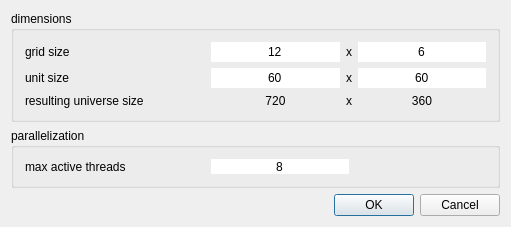
<?xml version="1.0" encoding="UTF-8"?>
<ui version="4.0">
 <class>ComputationGridDialog</class>
 <widget class="QDialog" name="ComputationGridDialog">
  <property name="geometry">
   <rect>
    <x>0</x>
    <y>0</y>
    <width>511</width>
    <height>211</height>
   </rect>
  </property>
  <property name="windowTitle">
   <string>computation grid</string>
  </property>
  <layout class="QGridLayout" name="gridLayout">
   <item row="0" column="0">
    <widget class="QGroupBox" name="groupBox">
     <property name="sizePolicy">
      <sizepolicy hsizetype="Preferred" vsizetype="Minimum">
       <horstretch>0</horstretch>
       <verstretch>0</verstretch>
      </sizepolicy>
     </property>
     <property name="minimumSize">
      <size>
       <width>0</width>
       <height>0</height>
      </size>
     </property>
     <property name="title">
      <string>dimensions</string>
     </property>
     <layout class="QGridLayout" name="gridLayout_2">
      <item row="0" column="0">
       <widget class="QLabel" name="label_4">
        <property name="text">
         <string>grid size</string>
        </property>
       </widget>
      </item>
      <item row="0" column="1">
       <widget class="QLineEdit" name="gridSizeXEdit">
        <property name="text">
         <string>12</string>
        </property>
        <property name="frame">
         <bool>false</bool>
        </property>
        <property name="alignment">
         <set>Qt::AlignCenter</set>
        </property>
       </widget>
      </item>
      <item row="0" column="2">
       <widget class="QLabel" name="label_5">
        <property name="text">
         <string>x</string>
        </property>
       </widget>
      </item>
      <item row="0" column="3">
       <widget class="QLineEdit" name="gridSizeYEdit">
        <property name="text">
         <string>6</string>
        </property>
        <property name="frame">
         <bool>false</bool>
        </property>
        <property name="alignment">
         <set>Qt::AlignCenter</set>
        </property>
       </widget>
      </item>
      <item row="1" column="0">
       <widget class="QLabel" name="label">
        <property name="text">
         <string>unit size</string>
        </property>
       </widget>
      </item>
      <item row="1" column="1">
       <widget class="QLineEdit" name="unitSizeXEdit">
        <property name="text">
         <string>60</string>
        </property>
        <property name="frame">
         <bool>false</bool>
        </property>
        <property name="alignment">
         <set>Qt::AlignCenter</set>
        </property>
       </widget>
      </item>
      <item row="1" column="2">
       <widget class="QLabel" name="label_2">
        <property name="text">
         <string>x</string>
        </property>
       </widget>
      </item>
      <item row="1" column="3">
       <widget class="QLineEdit" name="unitSizeYEdit">
        <property name="text">
         <string>60</string>
        </property>
        <property name="frame">
         <bool>false</bool>
        </property>
        <property name="alignment">
         <set>Qt::AlignCenter</set>
        </property>
       </widget>
      </item>
      <item row="2" column="0">
       <widget class="QLabel" name="label_7">
        <property name="minimumSize">
         <size>
          <width>180</width>
          <height>0</height>
         </size>
        </property>
        <property name="text">
         <string>resulting universe size</string>
        </property>
       </widget>
      </item>
      <item row="2" column="2">
       <widget class="QLabel" name="label_8">
        <property name="enabled">
         <bool>true</bool>
        </property>
        <property name="text">
         <string>x</string>
        </property>
       </widget>
      </item>
      <item row="2" column="1">
       <widget class="QLabel" name="universeSizeXLabel">
        <property name="text">
         <string>720</string>
        </property>
        <property name="alignment">
         <set>Qt::AlignCenter</set>
        </property>
       </widget>
      </item>
      <item row="2" column="3">
       <widget class="QLabel" name="universeSizeYLabel">
        <property name="text">
         <string>360</string>
        </property>
        <property name="alignment">
         <set>Qt::AlignCenter</set>
        </property>
       </widget>
      </item>
     </layout>
    </widget>
   </item>
   <item row="1" column="0">
    <widget class="QGroupBox" name="groupBox_4">
     <property name="sizePolicy">
      <sizepolicy hsizetype="Preferred" vsizetype="Minimum">
       <horstretch>0</horstretch>
       <verstretch>0</verstretch>
      </sizepolicy>
     </property>
     <property name="minimumSize">
      <size>
       <width>0</width>
       <height>60</height>
      </size>
     </property>
     <property name="title">
      <string>parallelization</string>
     </property>
     <layout class="QHBoxLayout" name="horizontalLayout">
      <item>
       <widget class="QLabel" name="label_6">
        <property name="minimumSize">
         <size>
          <width>180</width>
          <height>0</height>
         </size>
        </property>
        <property name="text">
         <string>max active threads</string>
        </property>
       </widget>
      </item>
      <item>
       <widget class="QLineEdit" name="maxThreadsEdit">
        <property name="text">
         <string>8</string>
        </property>
        <property name="frame">
         <bool>false</bool>
        </property>
        <property name="alignment">
         <set>Qt::AlignCenter</set>
        </property>
       </widget>
      </item>
      <item>
       <spacer name="horizontalSpacer">
        <property name="orientation">
         <enum>Qt::Horizontal</enum>
        </property>
        <property name="sizeHint" stdset="0">
         <size>
          <width>120</width>
          <height>20</height>
         </size>
        </property>
       </spacer>
      </item>
     </layout>
    </widget>
   </item>
   <item row="2" column="0">
    <widget class="QDialogButtonBox" name="buttonBox">
     <property name="orientation">
      <enum>Qt::Horizontal</enum>
     </property>
     <property name="standardButtons">
      <set>QDialogButtonBox::Cancel|QDialogButtonBox::Ok</set>
     </property>
    </widget>
   </item>
  </layout>
 </widget>
 <layoutdefault spacing="6" margin="11"/>
 <resources/>
 <connections>
  <connection>
   <sender>buttonBox</sender>
   <signal>rejected()</signal>
   <receiver>ComputationGridDialog</receiver>
   <slot>reject()</slot>
   <hints>
    <hint type="sourcelabel">
     <x>473</x>
     <y>188</y>
    </hint>
    <hint type="destinationlabel">
     <x>416</x>
     <y>6</y>
    </hint>
   </hints>
  </connection>
 </connections>
</ui>
